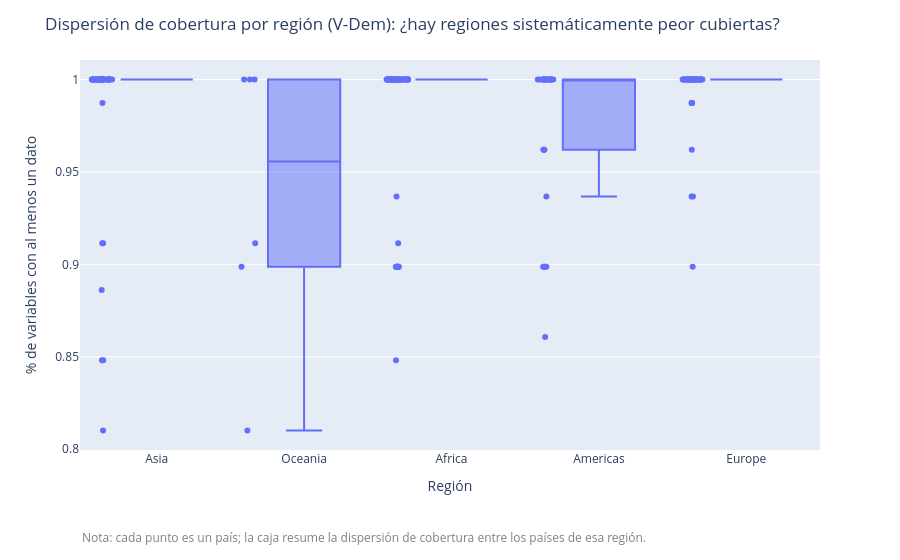

Here is the notebook cell this chart was saved with:
### Markdown cell above
### Gráfico 3 — Dispersión de cobertura por región

**Objetivo:** ver si hay regiones sistemáticamente peor cubiertas en V-Dem, igual
chequeo que se hizo para el WDI.

### Code cell
fig_dispersion_region = px.box(
    df_plot_pais,
    x="Region Name",
    y="pct_variables_con_dato",
    points="all",
    hover_data=["Country or Area", "n_variables_con_dato", "Sub-region Name"],
    labels={"pct_variables_con_dato": "% de variables con al menos un dato"},
)
fig_dispersion_region.update_layout(
    title="Dispersión de cobertura por región (V-Dem): ¿hay regiones sistemáticamente peor cubiertas?",
    xaxis_title="Región",
    yaxis_title="% de variables con al menos un dato",
    margin=dict(b=110),
)
fig_dispersion_region.add_annotation(
    text="Nota: cada punto es un país; la caja resume la dispersión de cobertura entre los países de esa región.",
    xref="paper", yref="paper", x=0, y=-0.25, showarrow=False,
    font=dict(size=12, color="gray"), align="left",
)

figuras_reporte_vdem.append(("dispersion_region", fig_dispersion_region))
fig_dispersion_region.show()

### Figure 1 — Plotly figure (JSON) as saved in the notebook; plotly's stock layout.template omitted (floating-point values rounded to 4 significant figures; data arrays with more than 128 entries replaced by an {"elided": "..."} marker saying what was removed)
{"data": [{"alignmentgroup": "True", "boxpoints": "all", "customdata": {"elided": "172x3 mixed values"}, "hovertemplate": "Region Name=%{x}<br>% de variables con al menos un dato=%{y}<br>Country or Area=%{customdata[0]}<br>n_variables_con_dato=%{customdata[1]}<br>Sub-region Name=%{customdata[2]}<extra></extra>", "legendgroup": "", "marker": {"color": "#636efa"}, "name": "", "notched": false, "offsetgroup": "", "orientation": "v", "showlegend": false, "type": "box", "x": {"elided": "172 str values"}, "x0": " ", "xaxis": "x", "y": {"elided": "172 float values"}, "y0": " ", "yaxis": "y"}], "layout": {"annotations": [{"align": "left", "font": {"color": "gray", "size": 12}, "showarrow": false, "text": "Nota: cada punto es un país; la caja resume la dispersión de cobertura entre los países de esa región.", "x": 0, "xref": "paper", "y": -0.25, "yref": "paper"}], "boxmode": "group", "legend": {"tracegroupgap": 0}, "margin": {"b": 110, "t": 60}, "title": {"text": "Dispersión de cobertura por región (V-Dem): ¿hay regiones sistemáticamente peor cubiertas?"}, "xaxis": {"anchor": "y", "domain": [0, 1], "title": {"text": "Región"}}, "yaxis": {"anchor": "x", "domain": [0, 1], "title": {"text": "% de variables con al menos un dato"}}}}
